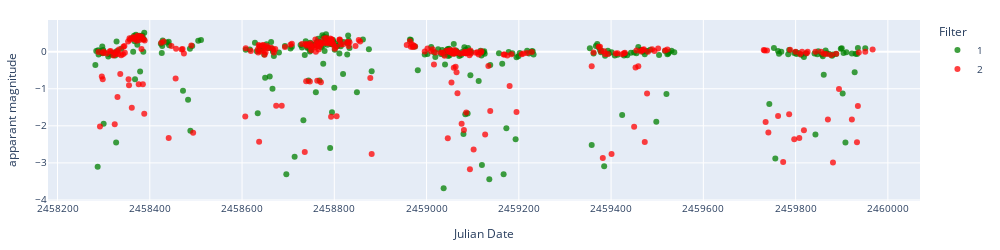
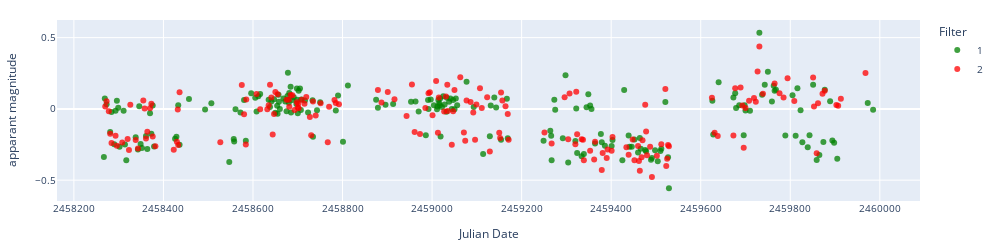
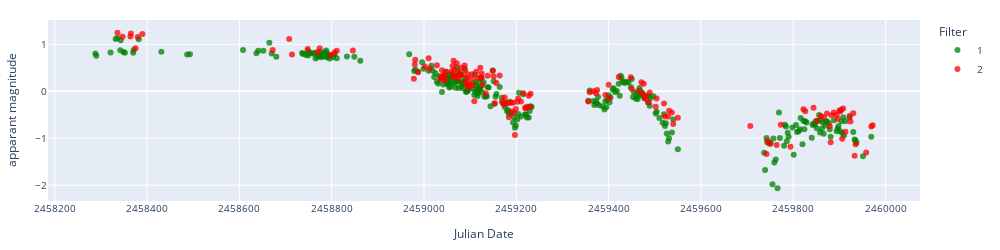
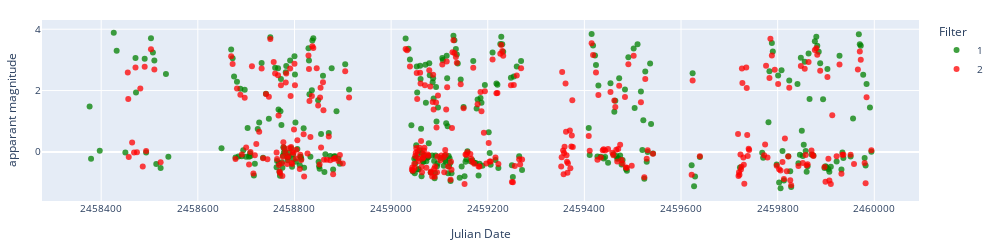

The cell these charts' notebook holds for them, in order:
### Code cell
from scipy.signal import find_peaks
from scipy.stats import linregress

# objlist = ['ZTF18aanwrti','ZTF18abmaqoi','ZTF18aabfcyi','ZTF18aakvuwy','ZTF18abajshu','ZTF20abgbxco','ZTF21abhrevv',
#            'ZTF18aagrgoe','ZTF18abchhxd']

for obj in objlist:
    type = df_ZTF_CVs[df_ZTF_CVs['Xmatch_obj']==obj]['Type'].iloc[0]
    print(obj, type)

    # Load and process lasair light curve
    lc_test = load_lasair_lc(oid=obj, path=f'../lightcurves_dataset/lasair_{date}')
    lc_appmag_test = lasair_clean(lc_test, limit=25, magerrlim=1)

    # Create a copy of the light curve
    lc = lc_appmag_test.copy()

    # subtract median magnitude from each filter and multiply by -1 to flip the light curve
    lc.loc[lc['fid']==1, 'dc_mag'] = (lc.loc[lc['fid']==1, 'dc_mag'] - lc.loc[lc['fid']==1, 'dc_mag'].median())*(-1)
    lc.loc[lc['fid']==2, 'dc_mag'] = (lc.loc[lc['fid']==2, 'dc_mag'] - lc.loc[lc['fid']==2, 'dc_mag'].median())*(-1)
    # Convert jd to ingeter
    lc['jd'] = lc['jd'].astype(int)
    # for a given filter, if the same jd is repeated, keep the first one
    lc = lc.drop_duplicates(subset=['jd', 'fid'], keep='first')

    # Display light curve
    display_lightcurve(lc,x='jd',y='dc_mag',errorCol=errCollasair2, autorange=True)

    # Split light curve into g and r filters
    lc_g = lc[lc['fid']==1]
    lc_r = lc[lc['fid']==2]

    # Method for finding standstills in Z_Cam light curves
    def standstill_finder(lc, pnt_threshold=20, window_size=10):
    # Rolling standard deviation for light curves with equal or more than 20 data points
        if len(lc) >= pnt_threshold:
            # Rolling standard deviation for window size 10
            roll_std = lc['dc_mag'].rolling(window_size).std()
            # Rolling mean for window size 10
            roll_mean = lc['dc_mag'].rolling(window_size).mean()
            # Maximum and minimum of light curve
            lc_max = lc['dc_mag'].max()
            lc_min = lc['dc_mag'].min()
            # index of minimum of rolling standard deviation
            min_roll_std = roll_std.idxmin()
            # mean of the window with the minimum rolling standard deviation
            min_roll_std_mean = roll_mean[min_roll_std]
            # fraction of the maximum light curve amplitude that min_roll_std_mean is, i.e., location relative to the maximum of the standstill.
            standstill_level = (min_roll_std_mean-lc_min)/(lc_max-lc_min)

            print(f'Rolling std max: {roll_std.max()}',
                f'\nRolling std min: {roll_std.min()}',
                f'\nRatio of max and min of rolling std: {roll_std.max()/roll_std.min()}',
                f'\nMean brightness of window with minimum rolling std: {min_roll_std_mean}'
                f'\nStandstill level: {standstill_level}')
            
            return roll_std.max(), roll_std.min(), roll_std.max()/roll_std.min(), min_roll_std_mean, standstill_level
        else:
            return None
        

    # Find peaks in the light curve
    peaks, properties = find_peaks(lc_g['dc_mag'], 
                                height=None, 
                                threshold=None, 
                                distance=None, 
                                prominence=(1,2), 
                                width=None, 
                                wlen=None ,
                                rel_height=0.5, 
                                plateau_size=None)


    # Plot the location of identified peaks
    import numpy as np
    import matplotlib.pyplot as plt 
    plt.figure(figsize=(12,2.5))
    plt.scatter(lc_g['jd'], lc_g['dc_mag'],s=10)
    plt.scatter(lc_g.iloc[peaks]['jd'], lc_g.iloc[peaks]['dc_mag'], s=10,c='r')
    plt.show()

    try:
        # Get the times of the peaks and the times of the left and right edges of the peaks
        peak_times = lc_g.iloc[peaks]['jd'].values
        times_left_bases = lc_g.iloc[properties['left_bases']]['jd'].values
        times_right_bases = lc_g.iloc[properties['right_bases']]['jd'].values
        # print(properties['prominences'])
        # print(properties['prominences']/(peak_times-times_left_bases))
        print(np.max(properties['prominences']/(peak_times-times_left_bases)))
        print(np.max(properties['prominences']/(times_right_bases-peak_times)))
    except:
        print('error')


    try:
        # Plot the lomb scargle periodogram
        from astropy.timeseries import LombScargle
        frequency, power = LombScargle(lc_g['jd'], lc_g['dc_mag']).autopower()
        plt.figure(figsize=(12,2.5))
        plt.plot(frequency, power)
        plt.show()
    except:
        print('error')


    # display row 33 of lc_g with just the 'dc_mag' column
    try:
        if len(peaks)==0:
            if (linregress(lc_g['jd'], lc_g['dc_mag']).pvalue < 0.05):
                print(len(peaks), 1,
                    linregress(lc_g['jd'], lc_g['dc_mag']).pvalue,
                    linregress(lc_g['jd'], lc_g['dc_mag']).slope,
                    lc_g['dc_mag'].max()-lc_g['dc_mag'].min(),
                    properties['prominences'].max())
        else:
            print(len(peaks),
                    linregress(lc_g['jd'], lc_g['dc_mag']).pvalue,
                    linregress(lc_g['jd'], lc_g['dc_mag']).slope,
                    lc_g['dc_mag'].max()-lc_g['dc_mag'].min(),
                    properties['prominences'].max())
            
    except Exception as e:
        print(e)

### Figure 1 — Plotly figure (JSON) as saved in the notebook; plotly's stock layout.template omitted (floating-point values rounded to 4 significant figures; data arrays with more than 128 entries replaced by an {"elided": "..."} marker saying what was removed)
{"data": [{"hovertemplate": "Filter=1<br>Julian Date=%{x}<br>apparant magnitude=%{y}<extra></extra>", "legendgroup": "1", "marker": {"color": "green", "opacity": 0.75, "symbol": "circle"}, "mode": "markers", "name": "1", "orientation": "v", "showlegend": true, "type": "scatter", "x": {"elided": "301 int values"}, "xaxis": "x", "y": {"elided": "301 float values"}, "yaxis": "y"}, {"hovertemplate": "Filter=2<br>Julian Date=%{x}<br>apparant magnitude=%{y}<extra></extra>", "legendgroup": "2", "marker": {"color": "red", "opacity": 0.75, "symbol": "circle"}, "mode": "markers", "name": "2", "orientation": "v", "showlegend": true, "type": "scatter", "x": {"elided": "267 int values"}, "xaxis": "x", "y": {"elided": "267 float values"}, "yaxis": "y"}], "layout": {"font": {"size": 10}, "height": 250, "legend": {"title": {"text": "Filter"}, "tracegroupgap": 0}, "margin": {"b": 20, "l": 20, "r": 20, "t": 20}, "width": 1000, "xaxis": {"anchor": "y", "domain": [0, 1], "tickformat": "float", "title": {"text": "Julian Date"}}, "yaxis": {"anchor": "x", "autorange": true, "domain": [0, 1], "title": {"text": "apparant magnitude"}}}}

### Figure 2 — Plotly figure (JSON) as saved in the notebook; plotly's stock layout.template omitted (floating-point values rounded to 4 significant figures; data arrays with more than 128 entries replaced by an {"elided": "..."} marker saying what was removed)
{"data": [{"hovertemplate": "Filter=1<br>Julian Date=%{x}<br>apparant magnitude=%{y}<extra></extra>", "legendgroup": "1", "marker": {"color": "green", "opacity": 0.75, "symbol": "circle"}, "mode": "markers", "name": "1", "orientation": "v", "showlegend": true, "type": "scatter", "x": {"elided": "206 int values"}, "xaxis": "x", "y": {"elided": "206 float values"}, "yaxis": "y"}, {"hovertemplate": "Filter=2<br>Julian Date=%{x}<br>apparant magnitude=%{y}<extra></extra>", "legendgroup": "2", "marker": {"color": "red", "opacity": 0.75, "symbol": "circle"}, "mode": "markers", "name": "2", "orientation": "v", "showlegend": true, "type": "scatter", "x": {"elided": "176 int values"}, "xaxis": "x", "y": {"elided": "176 float values"}, "yaxis": "y"}], "layout": {"font": {"size": 10}, "height": 250, "legend": {"title": {"text": "Filter"}, "tracegroupgap": 0}, "margin": {"b": 20, "l": 20, "r": 20, "t": 20}, "width": 1000, "xaxis": {"anchor": "y", "domain": [0, 1], "tickformat": "float", "title": {"text": "Julian Date"}}, "yaxis": {"anchor": "x", "autorange": true, "domain": [0, 1], "title": {"text": "apparant magnitude"}}}}

### Figure 3 — Plotly figure (JSON) as saved in the notebook; plotly's stock layout.template omitted (floating-point values rounded to 4 significant figures; data arrays with more than 128 entries replaced by an {"elided": "..."} marker saying what was removed)
{"data": [{"hovertemplate": "Filter=1<br>Julian Date=%{x}<br>apparant magnitude=%{y}<extra></extra>", "legendgroup": "1", "marker": {"color": "green", "opacity": 0.75, "symbol": "circle"}, "mode": "markers", "name": "1", "orientation": "v", "showlegend": true, "type": "scatter", "x": {"elided": "299 int values"}, "xaxis": "x", "y": {"elided": "299 float values"}, "yaxis": "y"}, {"hovertemplate": "Filter=2<br>Julian Date=%{x}<br>apparant magnitude=%{y}<extra></extra>", "legendgroup": "2", "marker": {"color": "red", "opacity": 0.75, "symbol": "circle"}, "mode": "markers", "name": "2", "orientation": "v", "showlegend": true, "type": "scatter", "x": {"elided": "156 int values"}, "xaxis": "x", "y": {"elided": "156 float values"}, "yaxis": "y"}], "layout": {"font": {"size": 10}, "height": 250, "legend": {"title": {"text": "Filter"}, "tracegroupgap": 0}, "margin": {"b": 20, "l": 20, "r": 20, "t": 20}, "width": 1000, "xaxis": {"anchor": "y", "domain": [0, 1], "tickformat": "float", "title": {"text": "Julian Date"}}, "yaxis": {"anchor": "x", "autorange": true, "domain": [0, 1], "title": {"text": "apparant magnitude"}}}}

### Figure 4 — Plotly figure (JSON) as saved in the notebook; plotly's stock layout.template omitted (floating-point values rounded to 4 significant figures; data arrays with more than 128 entries replaced by an {"elided": "..."} marker saying what was removed)
{"data": [{"hovertemplate": "Filter=1<br>Julian Date=%{x}<br>apparant magnitude=%{y}<extra></extra>", "legendgroup": "1", "marker": {"color": "green", "opacity": 0.75, "symbol": "circle"}, "mode": "markers", "name": "1", "orientation": "v", "showlegend": true, "type": "scatter", "x": {"elided": "328 int values"}, "xaxis": "x", "y": {"elided": "328 float values"}, "yaxis": "y"}, {"hovertemplate": "Filter=2<br>Julian Date=%{x}<br>apparant magnitude=%{y}<extra></extra>", "legendgroup": "2", "marker": {"color": "red", "opacity": 0.75, "symbol": "circle"}, "mode": "markers", "name": "2", "orientation": "v", "showlegend": true, "type": "scatter", "x": {"elided": "343 int values"}, "xaxis": "x", "y": {"elided": "343 float values"}, "yaxis": "y"}], "layout": {"font": {"size": 10}, "height": 250, "legend": {"title": {"text": "Filter"}, "tracegroupgap": 0}, "margin": {"b": 20, "l": 20, "r": 20, "t": 20}, "width": 1000, "xaxis": {"anchor": "y", "domain": [0, 1], "tickformat": "float", "title": {"text": "Julian Date"}}, "yaxis": {"anchor": "x", "autorange": true, "domain": [0, 1], "title": {"text": "apparant magnitude"}}}}
